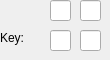
       <widget class="QWidget" name="inputType2">
        <widget class="QLineEdit" name="h_key2">
         <property name="geometry">
          <rect>
           <x>80</x>
           <y>0</y>
           <width>21</width>
           <height>21</height>
          </rect>
         </property>
         <property name="styleSheet">
          <string notr="true">padding: 0px;</string>
         </property>
        </widget>
        <widget class="QLineEdit" name="h_key3">
         <property name="geometry">
          <rect>
           <x>50</x>
           <y>30</y>
           <width>21</width>
           <height>21</height>
          </rect>
         </property>
         <property name="styleSheet">
          <string notr="true">padding: 0px;</string>
         </property>
        </widget>
        <widget class="QLineEdit" name="h_key1">
         <property name="geometry">
          <rect>
           <x>50</x>
           <y>0</y>
           <width>21</width>
           <height>21</height>
          </rect>
         </property>
         <property name="styleSheet">
          <string notr="true">padding: 0px;</string>
         </property>
         <property name="text">
          <string/>
         </property>
        </widget>
        <widget class="QLineEdit" name="h_key4">
         <property name="geometry">
          <rect>
           <x>80</x>
           <y>30</y>
           <width>21</width>
           <height>21</height>
          </rect>
         </property>
         <property name="styleSheet">
          <string notr="true">padding: 0px;</string>
         </property>
        </widget>
        <widget class="QLabel" name="label_36">
         <property name="geometry">
          <rect>
           <x>0</x>
           <y>30</y>
           <width>31</width>
           <height>16</height>
          </rect>
         </property>
         <property name="text">
          <string>Key:</string>
         </property>
        </widget>
       </widget>
